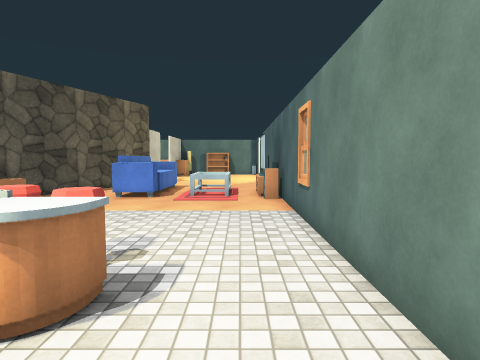
View 1 (above)

17 first-person views from a walk through a Unity game level. The camera is 1.5 m above the floor, tilts 4° down and sees 75° across. The floor is counted in squares, 1 m on a side. Each view is taken from the middle of a square. On the plan, view 1 faces up. The plan holds only what a view shows up to about 15 squares ahead; the rest is blank. The player is left out. Surface patterns are stand-ins for the level's own textures.

View 2
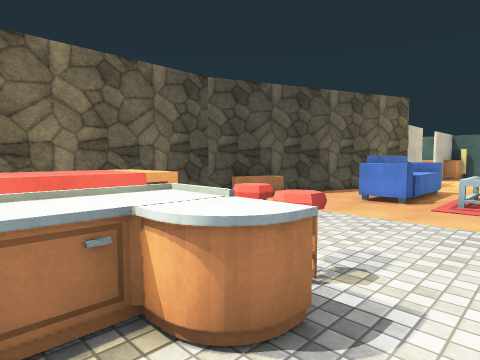

View 3
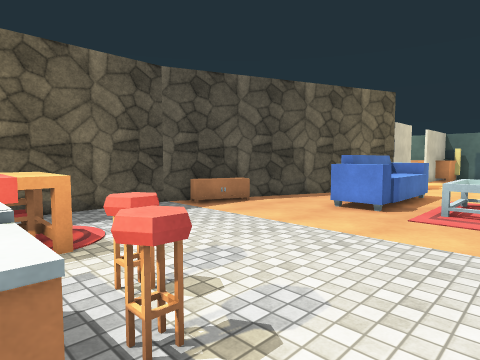

View 4
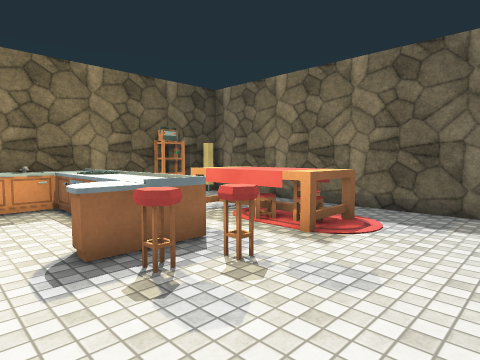

View 5
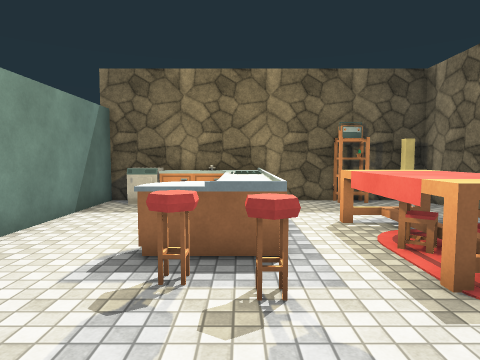

View 6
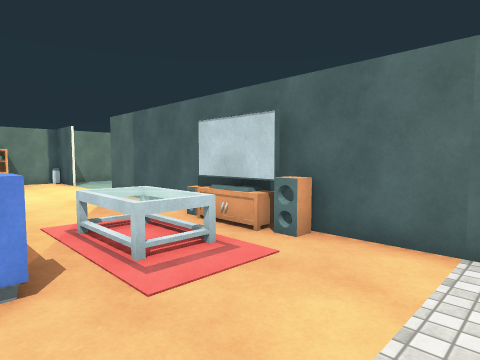

View 7
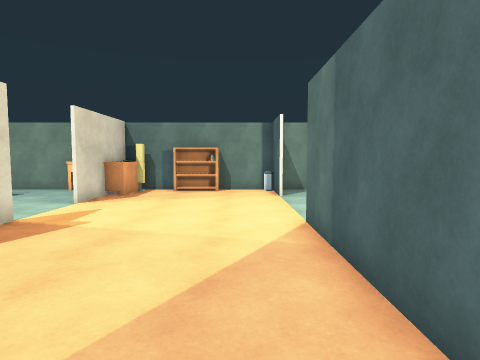

View 8
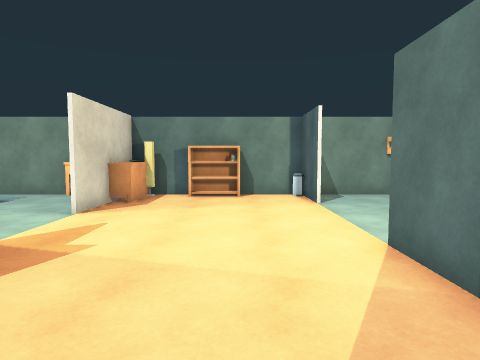

View 9
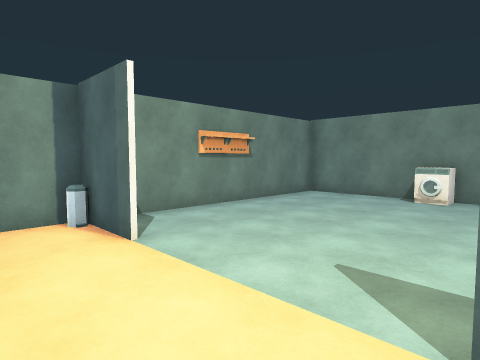

View 10
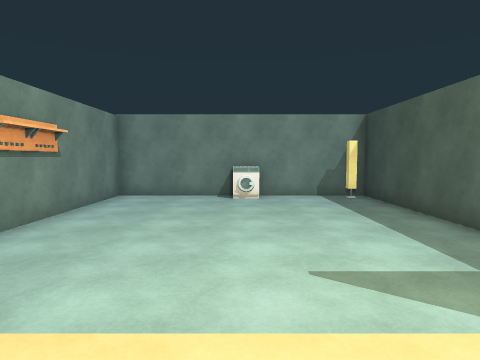

View 11
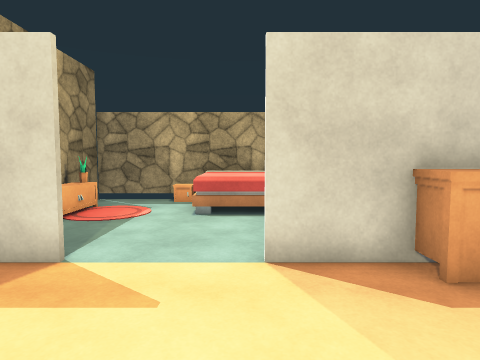

View 12
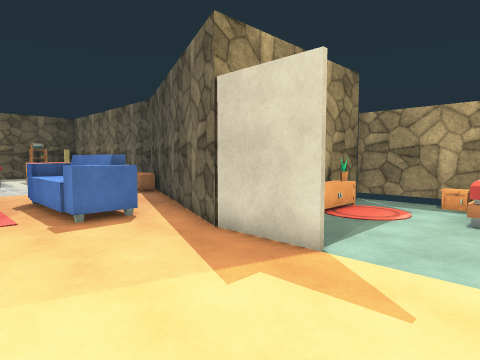

View 13
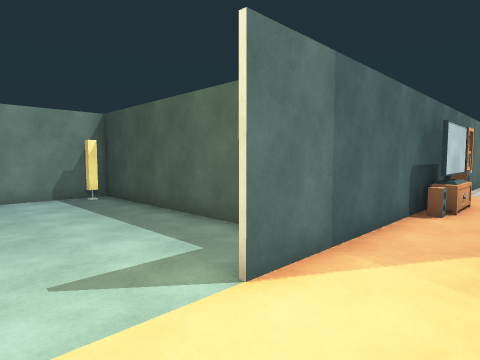

View 14
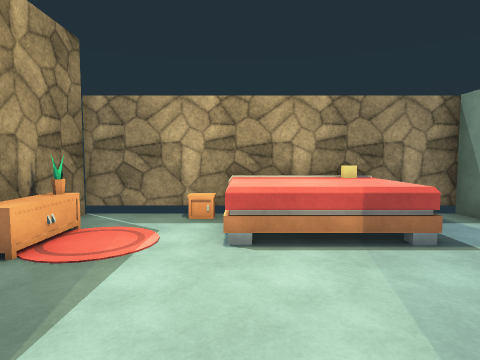

View 15
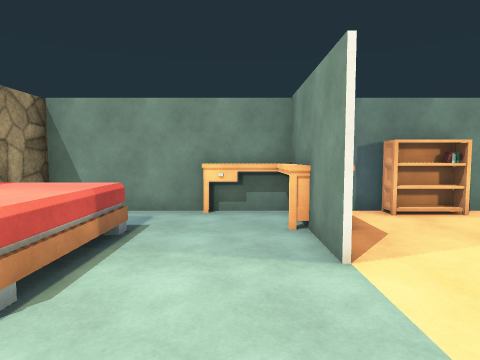

View 16
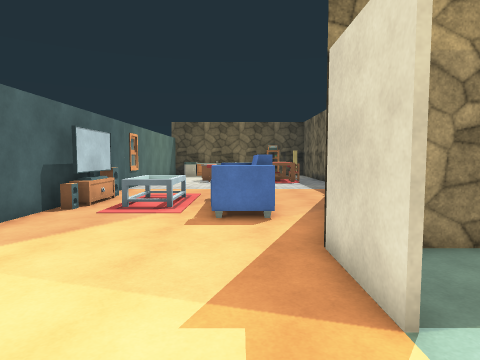

View 17
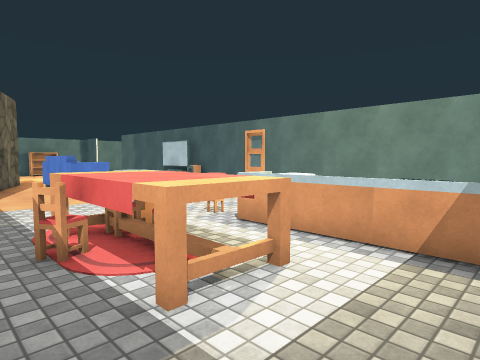

### Floor plan
Points are (right, up) in squares from view 1. A wall is a line through its corners. A room is listed if a view was taken in it or the views show most of it. See-through windows are left out.
Room 1 (views 1, 2, 3, 4, 5, 6, 7, 8, 9, 10, 11, 12, 13, 14, 15, 16, 17)
walls: (-5.4, 21.5) (-5.4, 18.8) (-9.5, 8.7) (-9.5, -3.1) (-3.4, -3.1); (4, 19) (11.5, 19) (11.5, 28.9) (7.4, 28.9); (-8.1, 18.8) (-5.4, 18.8); (-5.5, 24.2) (-5.5, 25.5); (-5.4, 25.5) (-5.4, 24.2); (1.6, 26.2) (1.6, 28.9) (-1, 28.9); (-2.9, 28.9) (-4.5, 28.9); (10.7, 19.5) (10.7, 19.9) (11.1, 19.9); (-8.4, 28.9) (-12.5, 28.9) (-12.5, 18.8) (-10.4, 18.8); (5.5, 28.9) (2, 28.9); (-0.6, -3.1) (1.6, -3.1) (1.6, 21.4); (-8.5, -2.4) (-8.5, -2.9)
objects: bed (-14, 26) to (-13, 26); other object (-12, 22); other object (-10, 19); rug (-10, 20) to (-9, 20); other object (-9, 19); rug (-8, 3); other object (-8, 10) to (-8, 11); bookshelf (-7, -3); table (-7, 1) to (-6, 4); sofa (-5, 12) to (-3, 16); cabinet (-4, -3) to (-3, -2); cabinet (-4, -1) to (-3, -1); stove (-4, 0) to (-3, 0); cabinet (-4, 1) to (-3, 1); cabinet (-4, 2) to (-3, 2); cabinet (-4, 3); other object (-4, 4) to (-3, 5); cabinet (-3, 2) to (-2, 3); bookshelf (-3, 28) to (-2, 28); other object (-2, -3) to (-2, -2); other object (-2, 4); table (-2, 12) to (-1, 15); cabinet (-1, -3) to (-1, -2); other object (-1, 28); other object (0, -2) to (1, -2); speaker (1, 12); TV (1, 13) to (1, 14); speaker (1, 15); other object (1, 28); rack (6, 29); rack (7, 29); washer (11, 23) to (11, 24)

Where each view was taken, in squares from view 1:
view 1: 0 up, 0 right, facing up
view 2: 1 up, 0 right, facing up-left
view 3: 3 up, 0 right, facing up-left
view 4: 8 up, 0 right, facing down-left
view 5: 8 up, 3 left, facing down
view 6: 8 up, 4 left, facing up-right
view 7: 14 up, 0 right, facing up
view 8: 16 up, 1 left, facing up
view 9: 21 up, 1 left, facing up-right
view 10: 24 up, 1 left, facing right
view 11: 24 up, 1 left, facing left
view 12: 24 up, 1 left, facing down-left
view 13: 24 up, 1 left, facing down-right
view 14: 23 up, 4 left, facing left
view 15: 20 up, 7 left, facing up
view 16: 24 up, 4 left, facing down
view 17: 2 down, 9 left, facing up-right
